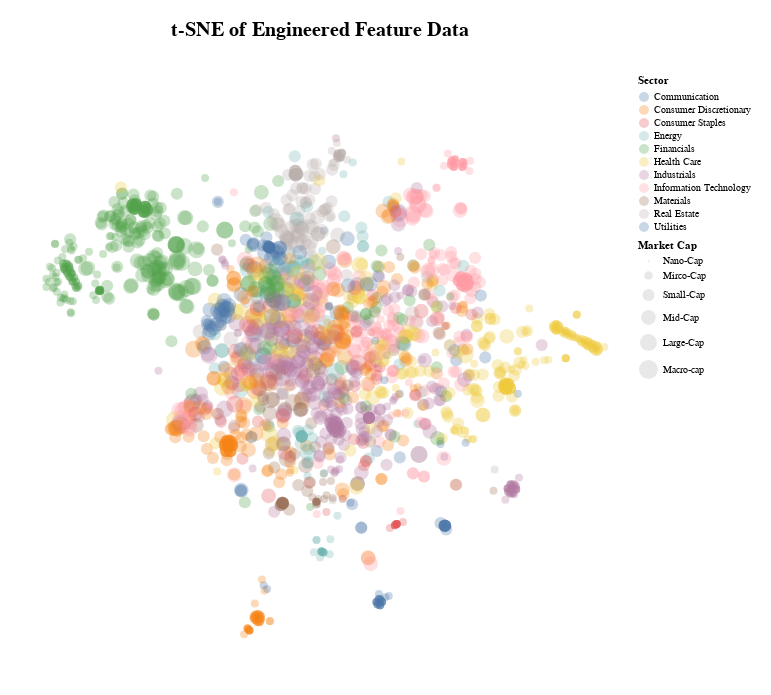

The notebook cell this image was saved under:
### Markdown cell above
Once again, we should have the proper structure of (1915,2)

### Code cell
print(f"The tsne output dataframe has dimensions of {X_eng_tsne.shape}\n")

cos_eng_chart = plot_tsne(X_eng, X_eng_tsne, title = 't-SNE of Engineered Feature Data')
cos_eng_chart.properties(padding = 20,width = 600, height = 600
    ).configure_view(stroke=None).interactive()

### Figure 1 — Vega-Lite specification as saved in the notebook (floating-point values rounded to 4 significant figures; data arrays with more than 128 entries replaced by an {"elided": "..."} marker saying what was removed)
{"config": {"view": {"continuousWidth": 300, "continuousHeight": 300, "stroke": null}}, "data": {"name": "data-2d8afd6d13c8b1dd26e5b89586f51e4e"}, "mark": {"type": "circle", "opacity": 0.3, "size": 28}, "encoding": {"color": {"field": "Sector", "type": "nominal"}, "size": {"field": "Market Cap", "scale": {"domain": ["Nano-Cap", "Mirco-Cap", "Small-Cap", "Mid-Cap", "Large-Cap", "Macro-cap"]}, "sort": ["Nano-Cap", "Mirco-Cap", "Small-Cap", "Mid-Cap", "Large-Cap", "Macro-cap"], "type": "nominal"}, "tooltip": [{"field": "Sector", "type": "nominal"}, {"field": "Market Cap", "type": "nominal"}], "x": {"axis": null, "field": "tsne1", "title": "", "type": "quantitative"}, "y": {"axis": null, "field": "tsne2", "title": "", "type": "quantitative"}}, "height": 600, "padding": 20, "params": [{"name": "param_3", "select": {"type": "interval", "encodings": ["x", "y"]}, "bind": "scales"}], "title": {"text": "t-SNE of Engineered Feature Data", "fontSize": 20, "offset": 35}, "width": 600, "$schema": "https://vega.github.io/schema/vega-lite/v5.20.1.json", "datasets": {"data-2d8afd6d13c8b1dd26e5b89586f51e4e": {"elided": "1910 records"}}}
